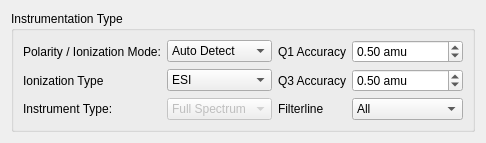
     <widget class="QWidget" name="instrumentationOptions">
      <attribute name="title">
       <string>Instrumentation</string>
      </attribute>
      <layout class="QHBoxLayout" name="horizontalLayout_2">
       <item>
        <widget class="QGroupBox" name="instrumentSettings">
         <property name="title">
          <string>Instrumentation Type</string>
         </property>
         <layout class="QGridLayout" name="gridLayout_2">
          <item row="5" column="3">
           <widget class="QComboBox" name="filterlineComboBox">
            <item>
             <property name="text">
              <string>All</string>
             </property>
            </item>
           </widget>
          </item>
          <item row="5" column="1">
           <widget class="QComboBox" name="instrumentType">
            <property name="enabled">
             <bool>false</bool>
            </property>
            <item>
             <property name="text">
              <string>Full Spectrum</string>
             </property>
            </item>
            <item>
             <property name="text">
              <string>Triple Quad</string>
             </property>
            </item>
           </widget>
          </item>
          <item row="5" column="2">
           <widget class="QLabel" name="label_35">
            <property name="text">
             <string>Filterline</string>
            </property>
           </widget>
          </item>
          <item row="0" column="0">
           <widget class="QLabel" name="label_3">
            <property name="text">
             <string>Polarity / Ionization Mode:</string>
            </property>
           </widget>
          </item>
          <item row="0" column="1">
           <widget class="QComboBox" name="ionizationMode">
            <item>
             <property name="text">
              <string>Auto Detect</string>
             </property>
            </item>
            <item>
             <property name="text">
              <string>Neutral (0)</string>
             </property>
            </item>
            <item>
             <property name="text">
              <string>Positive (+1)</string>
             </property>
            </item>
            <item>
             <property name="text">
              <string>Negative (-1)</string>
             </property>
            </item>
           </widget>
          </item>
          <item row="0" column="2">
           <widget class="QLabel" name="label_7">
            <property name="text">
             <string>Q1 Accuracy</string>
            </property>
           </widget>
          </item>
          <item row="0" column="3">
           <widget class="QDoubleSpinBox" name="amuQ1">
            <property name="prefix">
             <string/>
            </property>
            <property name="suffix">
             <string> amu</string>
            </property>
            <property name="value">
             <double>0.500000000000000</double>
            </property>
           </widget>
          </item>
          <item row="1" column="1">
           <widget class="QComboBox" name="ionizationType">
            <item>
             <property name="text">
              <string>ESI</string>
             </property>
            </item>
            <item>
             <property name="text">
              <string>EI</string>
             </property>
            </item>
            <item>
             <property name="text">
              <string>CI</string>
             </property>
            </item>
            <item>
             <property name="text">
              <string>APCI</string>
             </property>
            </item>
            <item>
             <property name="text">
              <string>FI/FD</string>
             </property>
            </item>
            <item>
             <property name="text">
              <string>FAB</string>
             </property>
            </item>
            <item>
             <property name="text">
              <string>MALDI</string>
             </property>
            </item>
           </widget>
          </item>
          <item row="1" column="0">
           <widget class="QLabel" name="label_13">
            <property name="text">
             <string>Ionization Type</string>
            </property>
           </widget>
          </item>
          <item row="1" column="2">
           <widget class="QLabel" name="label_14">
            <property name="text">
             <string>Q3 Accuracy</string>
            </property>
           </widget>
          </item>
          <item row="1" column="3">
           <widget class="QDoubleSpinBox" name="amuQ3">
            <property name="suffix">
             <string> amu</string>
            </property>
            <property name="maximum">
             <double>1000000000.000000000000000</double>
            </property>
            <property name="value">
             <double>0.500000000000000</double>
            </property>
           </widget>
          </item>
          <item row="5" column="0">
           <widget class="QLabel" name="label_4">
            <property name="text">
             <string>Instrument Type:</string>
            </property>
           </widget>
          </item>
         </layout>
        </widget>
       </item>
      </layout>
     </widget>
